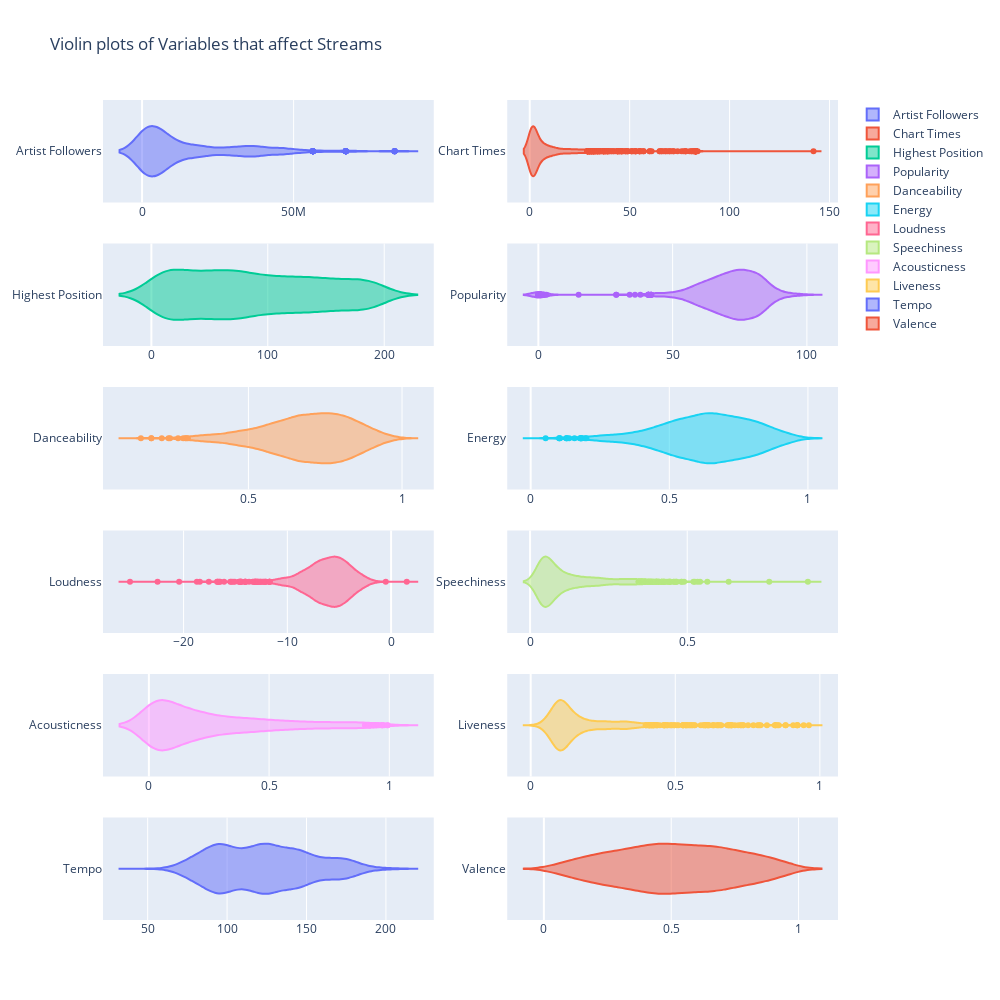

The code cell stored with this chart in its notebook:
### Code cell
fig3 = make_subplots(rows=6, cols = 2)
                    
fig3.add_trace(
    go.Violin(x= spotify_cleaned['Artist Followers'], name="Artist Followers"),
    row=1, col=1
)

fig3.add_trace(
    go.Violin(x= spotify_cleaned['Number of Times Charted'], name = 'Chart Times' ),
    row=1, col=2
)
fig3.add_trace(
    go.Violin(x= spotify_cleaned['Highest Charting Position'], name = 'Highest Position'),
    row=2, col=1
)
fig3.add_trace(
    go.Violin(x= spotify_cleaned['Popularity'], name = 'Popularity'),
    row=2, col=2
)
  
    
fig3.add_trace(
    go.Violin(x= spotify_cleaned['Danceability'], name="Danceability"),
    row=3, col=1
)

fig3.add_trace(
    go.Violin(x= spotify_cleaned['Energy'], name = 'Energy' ),
    row=3, col=2
)
fig3.add_trace(
    go.Violin(x= spotify_cleaned['Loudness'], name = 'Loudness'),
    row=4, col=1
)
fig3.add_trace(
    go.Violin(x= spotify_cleaned['Speechiness'], name = 'Speechiness'),
    row=4, col=2
)
fig3.add_trace(
    go.Violin(x= spotify_cleaned['Acousticness'], name = 'Acousticness'),
    row=5, col=1
)
fig3.add_trace(
    go.Violin(x= spotify_cleaned['Liveness'], name = 'Liveness'),
    row=5, col=2
)
fig3.add_trace(
    go.Violin(x= spotify_cleaned['Tempo'], name = 'Tempo'),
    row=6, col=1
)
fig3.add_trace(
    go.Violin(x= spotify_cleaned['Valence'], name = 'Valence'),
    row=6, col=2
)


fig3.update_layout(height=1000, width=1000, title_text="Violin plots of Variables that affect Streams ")
fig3.show()

### Figure 1 — Plotly figure (JSON) as saved in the notebook; plotly's stock layout.template omitted (floating-point values rounded to 4 significant figures; data arrays with more than 128 entries replaced by an {"elided": "..."} marker saying what was removed)
{"data": [{"name": "Artist Followers", "type": "violin", "x": {"elided": "1545 int values"}, "xaxis": "x", "yaxis": "y"}, {"name": "Chart Times", "type": "violin", "x": {"elided": "1545 int values"}, "xaxis": "x2", "yaxis": "y2"}, {"name": "Highest Position", "type": "violin", "x": {"elided": "1545 int values"}, "xaxis": "x3", "yaxis": "y3"}, {"name": "Popularity", "type": "violin", "x": {"elided": "1545 int values"}, "xaxis": "x4", "yaxis": "y4"}, {"name": "Danceability", "type": "violin", "x": {"elided": "1545 float values"}, "xaxis": "x5", "yaxis": "y5"}, {"name": "Energy", "type": "violin", "x": {"elided": "1545 float values"}, "xaxis": "x6", "yaxis": "y6"}, {"name": "Loudness", "type": "violin", "x": {"elided": "1545 float values"}, "xaxis": "x7", "yaxis": "y7"}, {"name": "Speechiness", "type": "violin", "x": {"elided": "1545 float values"}, "xaxis": "x8", "yaxis": "y8"}, {"name": "Acousticness", "type": "violin", "x": {"elided": "1545 float values"}, "xaxis": "x9", "yaxis": "y9"}, {"name": "Liveness", "type": "violin", "x": {"elided": "1545 float values"}, "xaxis": "x10", "yaxis": "y10"}, {"name": "Tempo", "type": "violin", "x": {"elided": "1545 float values"}, "xaxis": "x11", "yaxis": "y11"}, {"name": "Valence", "type": "violin", "x": {"elided": "1545 float values"}, "xaxis": "x12", "yaxis": "y12"}], "layout": {"height": 1000, "title": {"text": "Violin plots of Variables that affect Streams "}, "width": 1000, "xaxis": {"anchor": "y", "domain": [0, 0.45]}, "xaxis10": {"anchor": "y10", "domain": [0.55, 1]}, "xaxis11": {"anchor": "y11", "domain": [0, 0.45]}, "xaxis12": {"anchor": "y12", "domain": [0.55, 1]}, "xaxis2": {"anchor": "y2", "domain": [0.55, 1]}, "xaxis3": {"anchor": "y3", "domain": [0, 0.45]}, "xaxis4": {"anchor": "y4", "domain": [0.55, 1]}, "xaxis5": {"anchor": "y5", "domain": [0, 0.45]}, "xaxis6": {"anchor": "y6", "domain": [0.55, 1]}, "xaxis7": {"anchor": "y7", "domain": [0, 0.45]}, "xaxis8": {"anchor": "y8", "domain": [0.55, 1]}, "xaxis9": {"anchor": "y9", "domain": [0, 0.45]}, "yaxis": {"anchor": "x", "domain": [0.875, 1]}, "yaxis10": {"anchor": "x10", "domain": [0.175, 0.3]}, "yaxis11": {"anchor": "x11", "domain": [0, 0.125]}, "yaxis12": {"anchor": "x12", "domain": [0, 0.125]}, "yaxis2": {"anchor": "x2", "domain": [0.875, 1]}, "yaxis3": {"anchor": "x3", "domain": [0.7, 0.825]}, "yaxis4": {"anchor": "x4", "domain": [0.7, 0.825]}, "yaxis5": {"anchor": "x5", "domain": [0.525, 0.65]}, "yaxis6": {"anchor": "x6", "domain": [0.525, 0.65]}, "yaxis7": {"anchor": "x7", "domain": [0.35, 0.475]}, "yaxis8": {"anchor": "x8", "domain": [0.35, 0.475]}, "yaxis9": {"anchor": "x9", "domain": [0.175, 0.3]}}}
